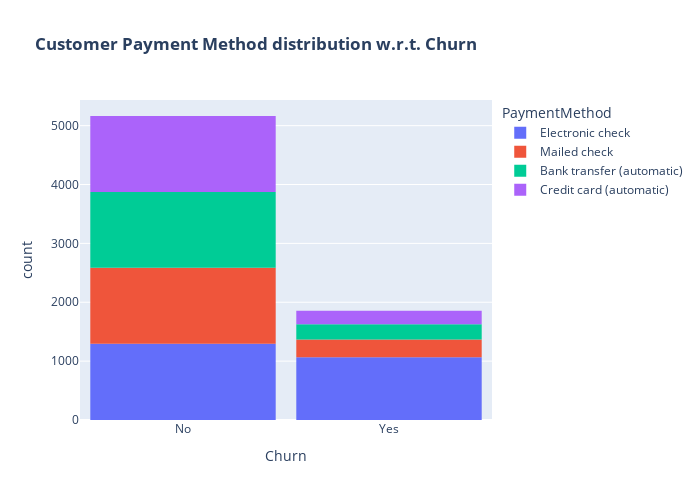

Notebook code for this chart:
### Code cell
fig = px.histogram(df, x="Churn", color="PaymentMethod", title="<b>Customer Payment Method distribution w.r.t. Churn</b>")
fig.update_layout(width=700, height=500, bargap=0.1)
fig.show()

### Figure 1 — Plotly figure (JSON) as saved in the notebook; plotly's stock layout.template omitted (floating-point values rounded to 4 significant figures; data arrays with more than 128 entries replaced by an {"elided": "..."} marker saying what was removed)
{"data": [{"bingroup": "x", "hovertemplate": "PaymentMethod=Electronic check<br>Churn=%{x}<br>count=%{y}<extra></extra>", "legendgroup": "Electronic check", "marker": {"color": "#636efa", "pattern": {"shape": ""}}, "name": "Electronic check", "orientation": "v", "showlegend": true, "type": "histogram", "x": {"elided": "2359 str values"}, "xaxis": "x", "yaxis": "y"}, {"bingroup": "x", "hovertemplate": "PaymentMethod=Mailed check<br>Churn=%{x}<br>count=%{y}<extra></extra>", "legendgroup": "Mailed check", "marker": {"color": "#EF553B", "pattern": {"shape": ""}}, "name": "Mailed check", "orientation": "v", "showlegend": true, "type": "histogram", "x": {"elided": "1596 str values"}, "xaxis": "x", "yaxis": "y"}, {"bingroup": "x", "hovertemplate": "PaymentMethod=Bank transfer (automatic)<br>Churn=%{x}<br>count=%{y}<extra></extra>", "legendgroup": "Bank transfer (automatic)", "marker": {"color": "#00cc96", "pattern": {"shape": ""}}, "name": "Bank transfer (automatic)", "orientation": "v", "showlegend": true, "type": "histogram", "x": {"elided": "1544 str values"}, "xaxis": "x", "yaxis": "y"}, {"bingroup": "x", "hovertemplate": "PaymentMethod=Credit card (automatic)<br>Churn=%{x}<br>count=%{y}<extra></extra>", "legendgroup": "Credit card (automatic)", "marker": {"color": "#ab63fa", "pattern": {"shape": ""}}, "name": "Credit card (automatic)", "orientation": "v", "showlegend": true, "type": "histogram", "x": {"elided": "1522 str values"}, "xaxis": "x", "yaxis": "y"}], "layout": {"bargap": 0.1, "barmode": "relative", "height": 500, "legend": {"title": {"text": "PaymentMethod"}, "tracegroupgap": 0}, "title": {"text": "<b>Customer Payment Method distribution w.r.t. Churn</b>"}, "width": 700, "xaxis": {"anchor": "y", "domain": [0, 1], "title": {"text": "Churn"}}, "yaxis": {"anchor": "x", "domain": [0, 1], "title": {"text": "count"}}}}
